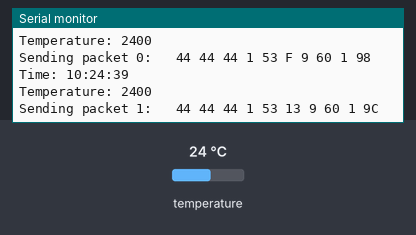
Recording of a sketch running on a simulated Arduino Uno, built with avr-gcc and run on an emulated ATmega328P. On the bench: the last lines printed to the serial monitor. The inputs (shaded band) are chosen by the test bench; at power-on: temperature 24 °C. The local clock reads 2024-03-15 10:24:30 at power-on unless the sketch sets it; no radio packets arrive unless stated.

Above: at 11.4 s.
11.5 s: temperature set to 12 °C
At 21.2 s:
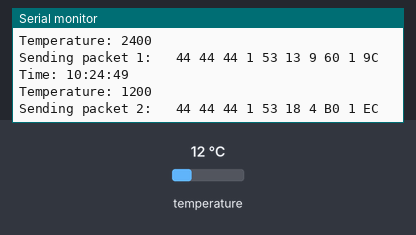
21.9 s: temperature set to 19 °C
At 30.9 s:
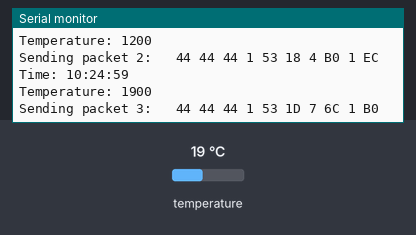
32.1 s: temperature set to 28 °C
At 40.5 s:
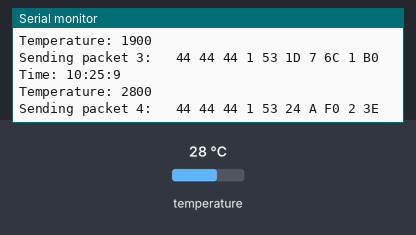
42.3 s: temperature set to 33 °C
At 51.4 s:
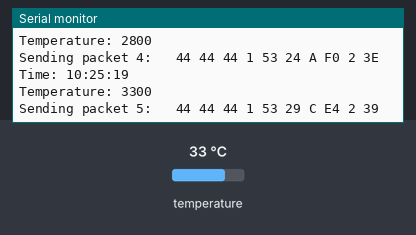
52.5 s: temperature set to 41 °C
At 61.1 s:
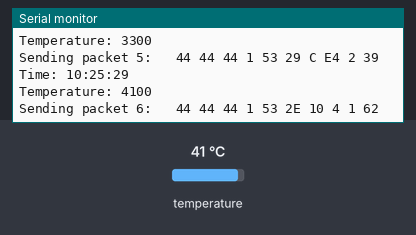
62.7 s: temperature set to 4 °C
At 70.8 s:
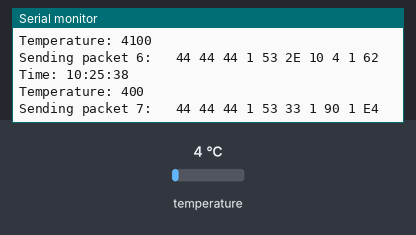
Timing chart, 0 to 72.3 s (numbered marks = the images above; inputs shaded):
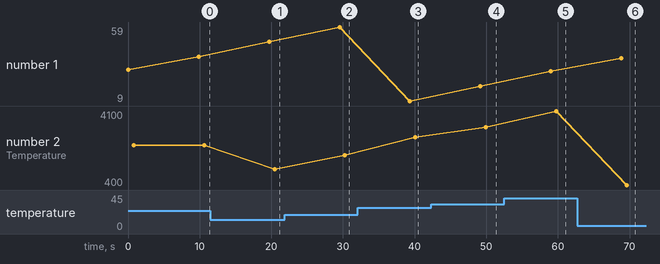

The sketch:

LoRa_tx_temp_test.ino
```cpp
#include <SPI.h>
//#include <SoftSPI.h>
#include <LoRa.h>
#include <RTClib.h>
#include <Wire.h>
#include <OneWire.h>
#include <DallasTemperature.h>

#define FREQ 433.085E6
#define TX_PW 20
#define BW 31.25E3
#define SF 10
#define CR 8


#define ONE_WIRE_BUS_1 7 //pin number where the data line of temp sensor is connected


RTC_DS3231 rtc;

OneWire oneWire_in(ONE_WIRE_BUS_1);
DallasTemperature temp_sensor(&oneWire_in);

uint8_t pckt[10];

uint16_t checksum = 0;
uint16_t counter = 0;

uint16_t temp_digital = 0;
//float temp_digital = 0;
//uint16_t temp;
//uint32_t pckt_address = 0x00000000;  // latest packet address

DateTime now;
uint8_t hr, min, sec;
uint16_t time;

uint8_t tempinit(){
  Serial.print("Initialiting temperature sensor =====> ");

  temp_sensor.begin();

  Serial.println("Success");
  return 1;
}

uint8_t LoRainit(){
  if (!LoRa.begin(FREQ)) {
    Serial.println("Starting LoRa failed!");
  while (1);
  }

  LoRa.setTxPower(TX_PW,PA_OUTPUT_PA_BOOST_PIN);
  LoRa.setSignalBandwidth(BW);
  LoRa.setSpreadingFactor(SF);
  LoRa.setCodingRate4(CR);

  return 1;
}

uint8_t RTCinit(){

  if (! rtc.begin()) {
    Serial.println("Couldn't find RTC");
    while (1);
  }

  /*if (!rtc.initialized()) {
    Serial.println("RTC is NOT running!");
    rtc.adjust(DateTime(2022, 12, 20, 11, 30, 0));
    //rtc.adjust(DateTime(F(__DATE__), F(__TIME__)));
  }*/

  //rtc.adjust(DateTime(2023, 01, 13, 19, 18, 0));

  return 1;

}

void setup() {
  Serial.begin(57600);

    /*if (!sht31_44.begin(0x44)) {   // Set to 0x44 for alternate i2c addr
    Serial.println("Couldn't find SHT31");
    while (1) delay(1);
    }*/


  if(RTCinit() && LoRainit() && tempinit()){
    Serial.println("KITSTUNE Sender initialization success");
  }
  else{
    Serial.println("KITSTUNE GST initialization: failed");
    while(1);
  }

  pckt[0] = 0x44;
  pckt[1] = 0x44;
  pckt[2] = 0x44;
  pckt[3] = 0x01;

}

void loop() {
  createPackt();

  for(int i =0; i<8 ;i++)
  {
    checksum = checksum + pckt[i];
    }

  pckt[8] = (checksum>>8) & 0xff;
  pckt[9] =  checksum & 0xff;

  checksum = 0;


  Serial.print("Sending packet ");
  Serial.print(counter);
  Serial.print(":   ");
  for(int i = 0; i<10;i++)
    {
        Serial.print(pckt[i],HEX);
        Serial.print(" ");
    }
  Serial.println("");
  Serial.println("");

  LoRa.beginPacket();
  LoRa.write(pckt,10);
  LoRa.endPacket();

  counter++;
  delay(9000);

}

void createPackt()
{
  now = rtc.now();
  //Serial.printl(now.unixtime());

  hr = now.hour();
  min = now.minute();
  sec = now.second();

  Serial.print("Time: ");

  Serial.print(hr);
    Serial.print(":");

  Serial.print(min);
    Serial.print(":");

  Serial.println(sec);


  time = (hr << 11) | (min << 5) | (sec >> 1);


  pckt[4] = (time >> 8);
  pckt[5] = time & 0xff;

/*
  temp_digital = rtc.getTemperature();

  Serial.print("Temp: ");
  Serial.print(temp_digital);
  Serial.println(" ℃");

  temp = temp_digital*100;  //Resolusion of temperature sensor on rtc is 0.25℃

  pckt[6] = (temp >> 8) & 0xff;
  pckt[7] = temp & 0xff;
  */

  temp_sensor.requestTemperatures();
  temp_digital = 100*(temp_sensor.getTempCByIndex(0));

  Serial.print("Temperature: ");
  Serial.println(temp_digital);

  pckt[6] = (temp_digital >> 8) & 0xff;
  pckt[7] = temp_digital&0xff;


}
```

Measured:
- after the input at 11.5 s, the serial monitor: prints a new line after 9.0 s (image 1)
- after the input at 21.9 s, the serial monitor: prints a new line after 8.4 s (image 2)
- after the input at 32.1 s, the serial monitor: prints a new line after 8.0 s (image 3)
- after the input at 42.3 s, the serial monitor: prints a new line after 7.6 s (image 4)
- after the input at 52.5 s, the serial monitor: prints a new line after 7.3 s (image 5)
- after the input at 62.7 s, the serial monitor: prints a new line after 6.9 s (image 6)
- plotted number 2: 2400 → 1200 after the input at 11.5 s, 1200 → 1900 after the input at 21.9 s, 1900 → 2800 after the input at 32.1 s, 2800 → 3300 after the input at 42.3 s, 3300 → 4100 after the input at 52.5 s
